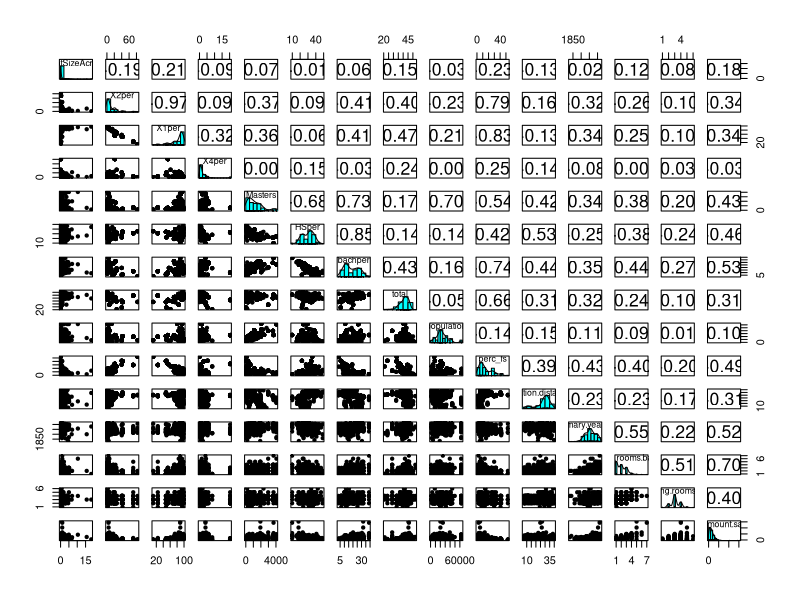
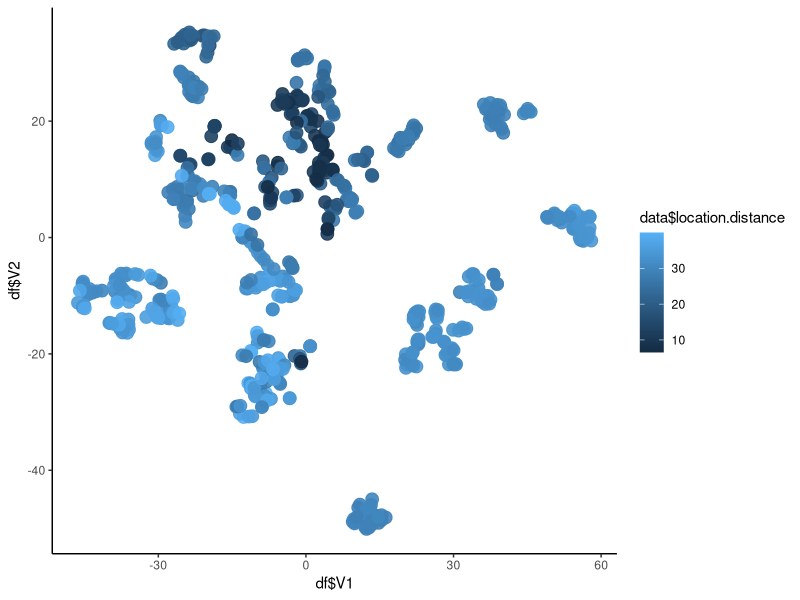
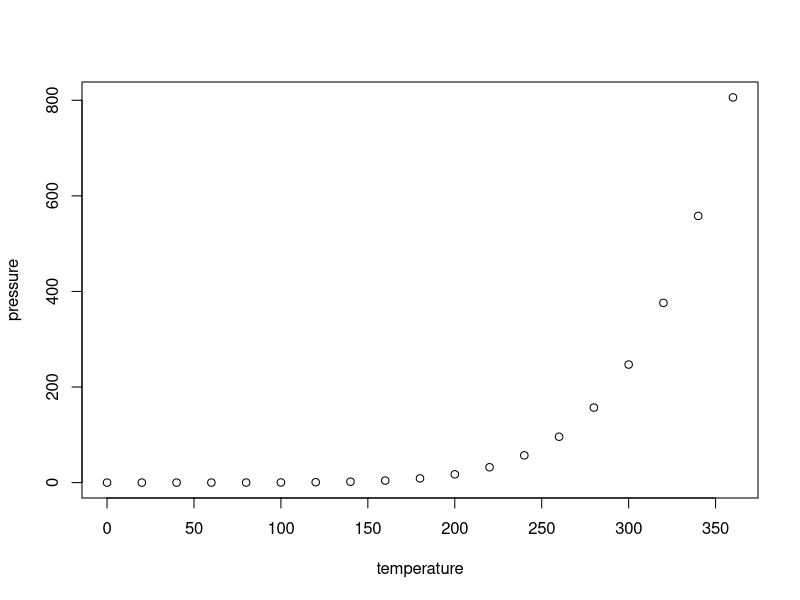

The R script that drew these images, in order:
## ---- chunk 1
knitr::opts_chunk$set(echo = TRUE)
## ---- chunk 2
library(ggplot2)

# setwd("../data")
data <- read.csv("ML.csv", header = TRUE, stringsAsFactors=FALSE)
data <- data[,-c(1,3,4)]
data <- data[data$summary.yearbuilt > 5,]
data <- data[data$building.rooms.bathstotal > 0,]

library(psych)
pairs.panels(data, ellipses = FALSE, smooth = FALSE, cex.cor = 2)
## ---- chunk 3
library("Rtsne")
Rtsne <- Rtsne(data, dims=2, initial_dims = 7, perplexity = 15, max_iter = 3000, 
               theta = 0.5, pca_center = TRUE, pca_scale = TRUE)
df <- as.data.frame(Rtsne$Y)
p <- ggplot(data=df, aes(x=df$V1,y=df$V2)) +
  geom_point(aes(color = data$location.distance), size = 4, alpha = 0.9) + theme_classic()
p
## ---- chunk 4
plot(pressure)
